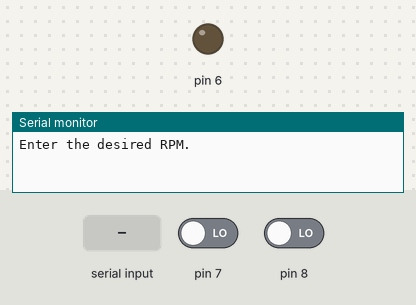
The sketch below on a simulated Arduino Uno, built with avr-gcc and run on an emulated ATmega328P. On the bench: output pins drawn as LEDs (lit = HIGH), the last lines printed to the serial monitor. The inputs (shaded band) are chosen by the test bench; at power-on: pin 7 LOW, pin 8 LOW.

Above: at 0.9 s.
1.0 s: "90,45\n" received over Serial
At 2.25 s:
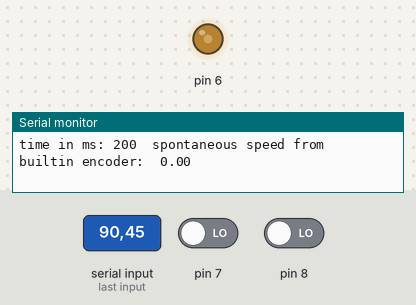
At 3.15 s:
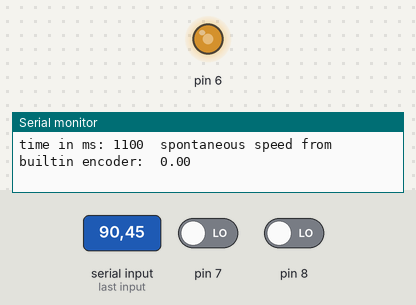
4.0 s: pin 7 driven HIGH
At 4.35 s:
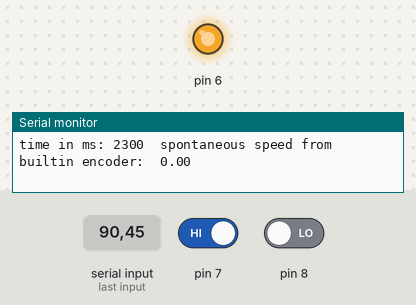
7.0 s: pin 8 driven HIGH
10.0 s: pin 7 driven LOW
13.0 s: pin 8 driven LOW
Timing chart, 0 to 17.0 s (numbered marks = the images above; inputs shaded):
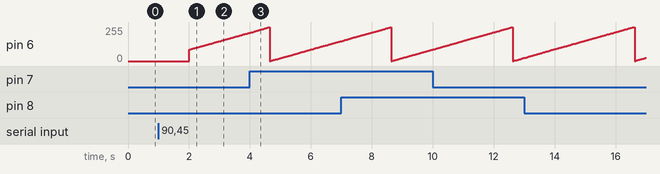

The sketch:

BaseCodeOne-Quadrature.ino
```cpp
//Trying new things hahaha
//Hey
//Checking testing branch!

int b=0; //reading the time for main loop to be run for 15s
int c=0; //memory for the time in mainloop

float s=0;   //built-in encoder counts
float s_2;   //built-in encoder counts for RPM calculation for PI controler

float rpmm;  //rpm obtained each 5s from built-in encoder

int s1=0;    //built-in encoder chanel one outpot
int s2=0;    //built-in encoder chanel two outpot
int r=0;     //repetition indicator for reading counts of bult-in encoder
int s2m=0;   //memory of built-in encoder chanel two outpot
int directionm=0;  //indicator for direction read by built-in encoder
int dirm;          //indicator for direction read by built-in encode
int RPM;           //Commanded RPM

int exitt=0;       //mainloop exit condition


float ctrl;      //PI controller outpot
float kp=.4;     //proportional gain of PI controller
float ki=.01;    //integral gain of PI controller
float eri;       //integral of error of PI controller

int repc=1;      //repetition condition of PI controller
int t0;          //memory of time for the Purpose of displaying the results
int repeat=0;    //repeat indicator to only let the memory of time for the Purpose of displaying the results be updated once


void setup() {
  // put your setup code here, to run on
  Serial.begin(250000);                  //Baud rate of communication

  Serial.println("Enter the desired RPM.");

  while (Serial.available() == 0)
  {
    //Wait for user input
  }

  RPM = Serial.readString().toFloat(); //Reading the Input string from Serial port.

  if (RPM<0)
  {
    analogWrite(3,255);                 //changing the direction of motor's rotation
  }
  RPM=abs(RPM);

}


void loop() {


  b=millis();    //reading time
  c=b;           //storing the current time


  while ((b>=c) && (b<=(c+15500)) && exitt==0)   //let the main loop to be run for 15s
  {

    if (b%13==0 && repc==1)                   //PI controller
    {
      eri=ki*(RPM-rpmm)+eri;
      ctrl=50+kp*(RPM-rpmm)+eri;
      analogWrite(6,ctrl);
      repc=0;
    }
    if(b%13==1)
    {
      repc=1;
    }


    s1=digitalRead(7);           //reading Chanel 1 of builtin encoder
    s2=digitalRead(8);           //reading Chanel 2 of builtin encoder
    if (s1!=s2 && r==0)
    {
      s=s+1;      //counters for rpm that displyed every 5s
      s_2=s_2+1;  //counters for rpm that used in PI contoller
      r=1;        // this indicator wont let this condition, (s1 != s2), to be counted until the next condition, (s1 == s2), happens
    }

    if (s1==s2 && r==1)
    {
      s=s+1;                                                //counters for rpm that displyed every 5s
      s_2=s_2+1;                                            //counters for rpm that used in PI contoller
      r=0;                                                  // this indicator wont let this condition, (sm1 == sm2), to be counted until the next condition, (sm1 != sm2), happens
    }


    b=millis();                                             //updating time
    if (b%100<=1 && repeat==0)
    {
      t0=b;                                                 //storing the current time once
      repeat=1;
    }


    if (b%100==0)
    {
      Serial.print("time in ms: ");
      Serial.print(b-t0);

      Serial.print("  spontaneous speed from builtin encoder:  ");
      rpmm=(s_2/(2*114))*600;                               //formulation for rpm in each 100ms for PI controller
      Serial.println(rpmm);
      s_2=0;                                                //reseting the counters of PI controller rpm meter


      if ((b-t0)%5000==0)
      {
        Serial.println();
        Serial.print("RPM from builtin encoder: ");
        Serial.println((s/(228))*12);                         //formula for rpm in each 5s

        Serial.print("RPM from optical quadrature encoder: ");
        Serial.println(0);

        Serial.print("Error: ");
        Serial.println(-(s/(228))*12);

        Serial.print("direction read by motor's sensor: ");
        if (dirm==0){Serial.print("CW");}
        else{Serial.print("CCW");}
        Serial.print("  ,   ");

        Serial.print("direction read by sensor:  ");
        Serial.println("");
        Serial.println();

        s=0;
        directionm=0;
      }
      delay(1);
    }


    if((s1==HIGH)&&(s2==HIGH)&&(s2m==LOW))                  //reading the direction of motor by cheaking which chanel follows which
    {
      directionm=directionm+1;
    }

    if((s1==LOW)&&(s2==LOW)&&(s2m==HIGH))
    {
      directionm=directionm+1;
    }


    s2m=s2;                                                 //memory of the previous builtin encoder chanel 2


    if (directionm>100)
    {
      dirm=0;
    }
    if (directionm<20)
    {
      dirm=1;
    }


    b=millis();                                             //updating time

  }
  analogWrite(6,0);                                       //turning off the motor
  exitt=1;                                                //changing the exit condition to prevent the motor to run after 15s
}
```

Measured:
- after the input at 1.0 s, pin 6: moves from 0/255 to 212/255 over 2.0 s, starting after 1.0 s
